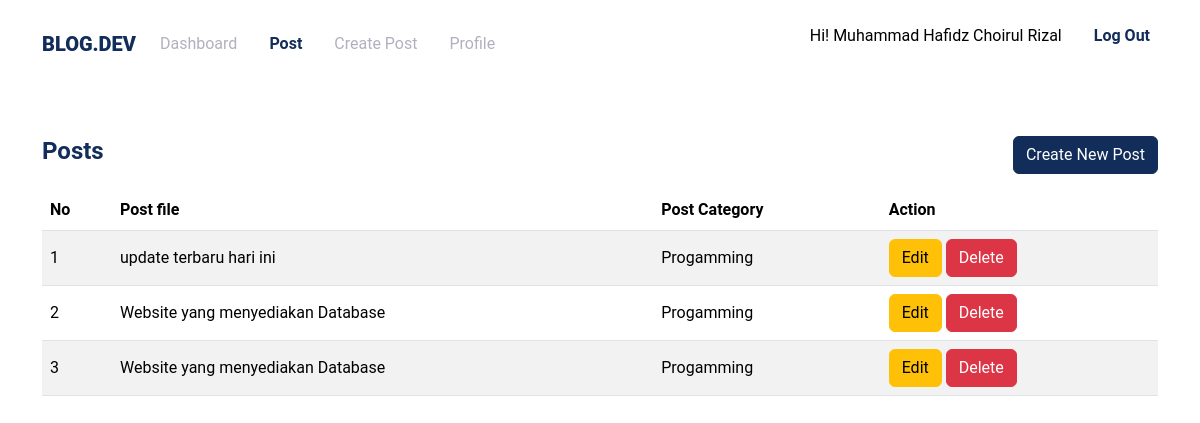
Screenshot of /blogger/post.php (signed in) with the database file from the repository.
### tables this page shows
CREATE TABLE `users` (
  `id` int(11) NOT NULL,
  `Name` varchar(50) NOT NULL,
  `email` varchar(50) NOT NULL,
  `password` varchar(50) NOT NULL,
  `photo` text NOT NULL
);

CREATE TABLE `post` (
  `id` int(11) NOT NULL,
  `user_id` int(11) NOT NULL,
  `title` varchar(255) NOT NULL,
  `slug` varchar(255) NOT NULL,
  `image` text NOT NULL,
  `body` text NOT NULL,
  `date` date DEFAULT NULL
);

### blogger/post.php (the view, shortened to what this page needs)
<?php
$title = 'Post';
 include('components/header.php') ?>
<section class="py-5">
    <div class="container">
        <div class="d-flex align-items-center justify-content-between mb-3">
            <h4 class="text-primary fw-bold">Posts</h4>
            <a href="create-post.php" class= "btn btn-primary">Create New Post</a>
        </div>
        <div class="table-reponsive">
           <table class="table table-striped">
            <thead>
                <tr >
                    <th>No</th>
                    <th>Post file</th>
                    <th>Post Category</th>
                    <th>Action</th>
                </tr>
            </thead>
            <tbody>
                <?php
                $no = 1;
                $query = mysqli_query($connect, "SELECT * FROM post WHERE user_id= '$_SESSION[user_id]'");
                while($data = mysqli_fetch_array($query)){
                ?>
            <tr style= "vertical-align: middle;">
                    <td><?= $no++ ?></td>
                    <td><?= $data ['title'] ?></td>
                    <td>Progamming</td>
                    <td>
                        <a href="edit-post.php?id=<?= $data['id']?>" class= "btn btn-warning">Edit</a>
                        <a href="php/post.php?action=delete&id=<?= $data['id'] ?>" onclick="return confirm('Are you sure to deleted this?')" class="btn btn-danger">Delete</a>
                    </td>
                </tr>
           <?php } ?>
            </tbody>
           </table>
        </div>
    </div>
</section>
<?php include('components/footer.php') ?>

### blogger/components/header.php (shortened to what this page needs)
<?php
    include('../config/connect.php');
$user_logged = mysqli_fetch_array(mysqli_query($connect, "SELECT * FROM users WHERE id='$_SESSION[user_id]'"));
?>
<!DOCTYPE html>
<html lang="en">
<head>
    <link rel="stylesheet" href="../assets/vendors/bootstrap/css/bootstrap.min.css">
    <link rel="stylesheet" href="../assets/css/style.css">
</head>
<body>
    <nav class="navbar navbar-expand-lg bg-wite py-3">
        <div class="container">
            <a href="" class="navbar-brand text-uppercase">Blog.Dev</a>
            <div class="collapse navbar-collapse" id="navMenu">
                <ul class="navbar-nav gap-3 me-auto">
                    <li class="nav-item"><a href="." class="nav-link  <?= ($title == 'Dashboard') ? 'active' : '' ?>">Dashboard</a></li>
                    <li class="nav-item"><a href="post.php" class="nav-link  <?= ($title == 'Post' || $title == 'Edit Post') ? 'active' : '' ?>">Post</a></li>
                    <li class="nav-item"><a href="create-post.php" class="nav-link  <?= ($title == 'Add Post') ? 'active' : '' ?>">Create Post</a></li>
                    <li class="nav-item"><a href="profile.php" class="nav-link"  <?= ($title == 'Profile') ? 'active' : '' ?>>Profile</a></li>
                </ul>
                <ul class="navbar-nav gap-3 ">
                    <li>
                        <p class="nav-link active">Hi! <?= $user_logged['Name']?></p>
                    </li>
                    <li class="nav-item"><a href="php/logout.php" class="nav-link active">Log Out</a></li>
            </div>
        </div>
    </nav>

### assets/css/style.css (style rules this page uses)
:root { --primary-color: #122D5A; --secondary-color: #B2B0BF; --third-color : #2F4570; --font-size-1 : 52px; --font-size-2 : 42px; --font-size-3 : 22px; }
* { margin: 0; padding: 0; box-sizing: border-box; font-family: 'Roboto', sans-serif; }
a { text-decoration: none; }
.btn-primary { background-color: var(--primary-color); border-color: var(--primary-color); }
.text-primary { color: var(--primary-color) !important; }
.navbar .navbar-brand { font-weight: 900; color: var(--primary-color); }
.navbar .navbar-nav .nav-item .nav-link { color: var(--secondary-color); }
.navbar .navbar-nav .nav-item .nav-link.active { font-weight: 700; color: var(--primary-color); }

### rows the page displays
users: Name "Muhammad Hafidz Choirul Rizal"
post: title "update terbaru hari ini"
post: title "Website yang menyediakan Database"
post: title "Website yang menyediakan Database"
